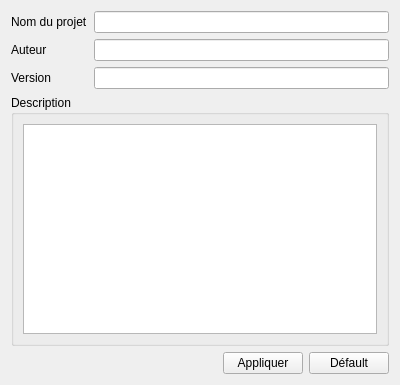
<?xml version="1.0" encoding="UTF-8"?>
<ui version="4.0">
 <class>TabProject</class>
 <widget class="QWidget" name="TabProject">
  <property name="geometry">
   <rect>
    <x>0</x>
    <y>0</y>
    <width>400</width>
    <height>385</height>
   </rect>
  </property>
  <property name="windowTitle">
   <string>Form</string>
  </property>
  <layout class="QFormLayout" name="formLayout">
   <item row="2" column="0">
    <widget class="QLabel" name="label_author">
     <property name="text">
      <string>Auteur</string>
     </property>
    </widget>
   </item>
   <item row="4" column="0">
    <widget class="QLabel" name="label_version">
     <property name="text">
      <string>Version</string>
     </property>
    </widget>
   </item>
   <item row="6" column="0" colspan="2">
    <widget class="QGroupBox" name="groupBox">
     <property name="title">
      <string>Description</string>
     </property>
     <layout class="QGridLayout" name="gridLayout_2">
      <item row="0" column="0">
       <widget class="QTextEdit" name="textEdit"/>
      </item>
     </layout>
    </widget>
   </item>
   <item row="8" column="0" colspan="2">
    <layout class="QHBoxLayout" name="horizontalLayout">
     <item>
      <spacer name="horizontalSpacer">
       <property name="orientation">
        <enum>Qt::Horizontal</enum>
       </property>
       <property name="sizeHint" stdset="0">
        <size>
         <width>40</width>
         <height>20</height>
        </size>
       </property>
      </spacer>
     </item>
     <item>
      <widget class="QPushButton" name="pushButton_apply">
       <property name="text">
        <string>Appliquer</string>
       </property>
      </widget>
     </item>
     <item>
      <widget class="QPushButton" name="pushButton_default">
       <property name="text">
        <string>Défault</string>
       </property>
      </widget>
     </item>
    </layout>
   </item>
   <item row="4" column="1">
    <widget class="QLineEdit" name="lineEdit_version"/>
   </item>
   <item row="2" column="1">
    <widget class="QLineEdit" name="lineEdit_author"/>
   </item>
   <item row="1" column="1">
    <widget class="QLineEdit" name="lineEdit_projectName"/>
   </item>
   <item row="1" column="0">
    <widget class="QLabel" name="label_projectName">
     <property name="text">
      <string>Nom du projet</string>
     </property>
    </widget>
   </item>
  </layout>
 </widget>
 <resources/>
 <connections/>
</ui>
